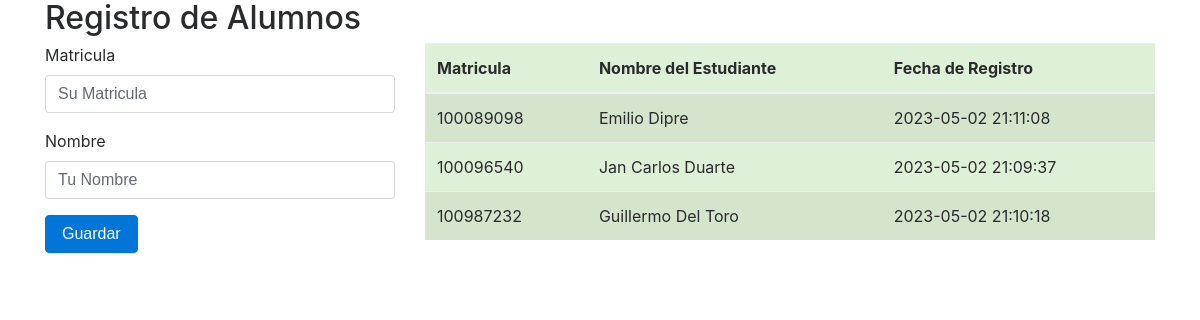
The page / on the database its author committed.
### tables this page shows
CREATE TABLE `estudiantes` (
  `matricula` varchar(15) NOT NULL,
  `nombre` varchar(40) DEFAULT NULL,
  `fecha_registro` datetime NOT NULL DEFAULT current_timestamp()
);

### index.php (the view, shortened to what this page needs)
<?php
include("include/conexion.php");
include("include/header.php")
    ?>
<div class="container container-fluid">
    <div class="row">
        <div class="col-md-12">
            <h2>Registro de Alumnos<span class="badge bg-secondary"></span></h2>
            <div class="row">
                <div class="col-md-4">
                    <form role="form" action="guardar.php" method="POST">
                        <div class="form-group">
                            <label for="matricula">
                                Matricula
                            </label>
                            <input type="text" class="form-control" name="matricula" id="matricula"
                                placeholder="Su Matricula" autofocus>
                        </div>
                        <div class="form-group">
                            <label for="nombre">
                                Nombre
                            </label>
                            <input type="text" class="form-control" name="nombre" id="nombre" placeholder="Tu Nombre"
                                autofocus>
                        </div>
                        <button type="submit" class="btn btn-primary" name="registroAlumno">
                            Guardar
                        </button>
                    </form>
                </div>
                <div class="col-md-8">
                    <table class="table table-success table-striped" id="Usuarios">
                        <thead>
                            <tr>
                                <th scope="col">Matricula</th>
                                <th scope="col">Nombre del Estudiante</th>
                                <th scope="col">Fecha de Registro</th>
                            </tr>
                        </thead>
                        <tbody>
                            <?php
                            $consultaUsuarios = "SELECT matricula, nombre, fecha_registro FROM estudiantes";
                            $resultadoUsuarios = mysqli_query($conexion, $consultaUsuarios);
                            while ($celda = mysqli_fetch_array($resultadoUsuarios)) { ?>
                                <tr>
                                    <td>
                                        <?php echo $celda['matricula'] ?>
                                    </td>
                                    <td>
                                        <?php echo $celda['nombre'] ?>
                                    </td>
                                    <td>
                                        <?php echo $celda['fecha_registro'] ?>
                                    </td>
                                </tr>
                                <?php
                            }
                            ?>
                        </tbody>
                    </table>
                </div>
            </div>
        </div>
    </div>
</div>
<?php
include("include/footer.php");
?>

### include/header.php (shortened to what this page needs)
<!DOCTYPE html>
<html lang="en">
<head>
    <link href="css/bootstrap.min.css" rel="stylesheet">
    <link href="css/style.css" rel="stylesheet">
    <link href="https://cdn.datatables.net/v/bs5/dt-1.13.4/datatables.min.css" rel="stylesheet"/>
</head>
<body>

### include/footer.php (shortened to what this page needs)
</body>
</html>

### rows shown on the page
estudiantes: matricula "100089098", nombre "Emilio Dipre", fecha_registro "2023-05-02 21:11:08"
estudiantes: matricula "100096540", nombre "Jan Carlos Duarte", fecha_registro "2023-05-02 21:09:37"
estudiantes: matricula "100987232", nombre "Guillermo Del Toro", fecha_registro "2023-05-02 21:10:18"
